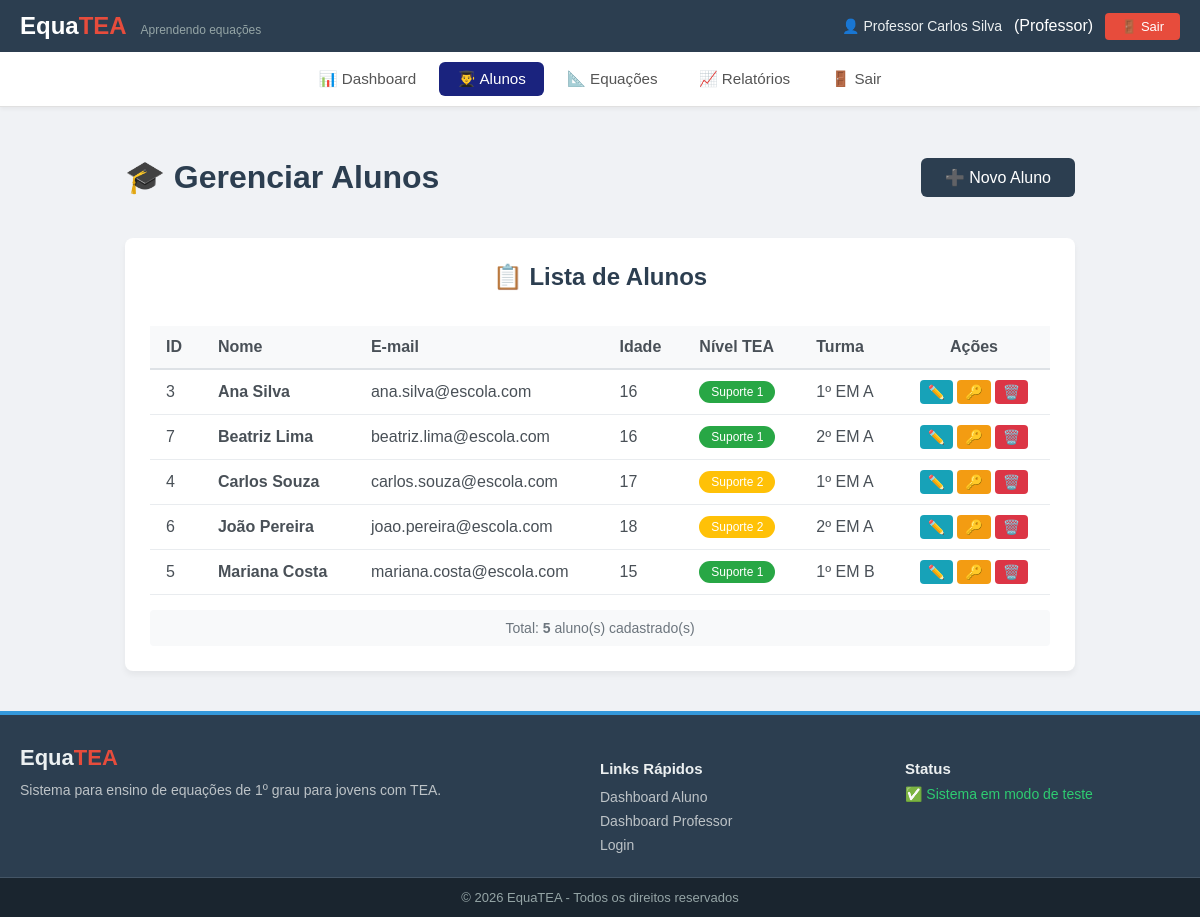
The app's page /index.php?view=gerenciar_alunos (signed in), older data.
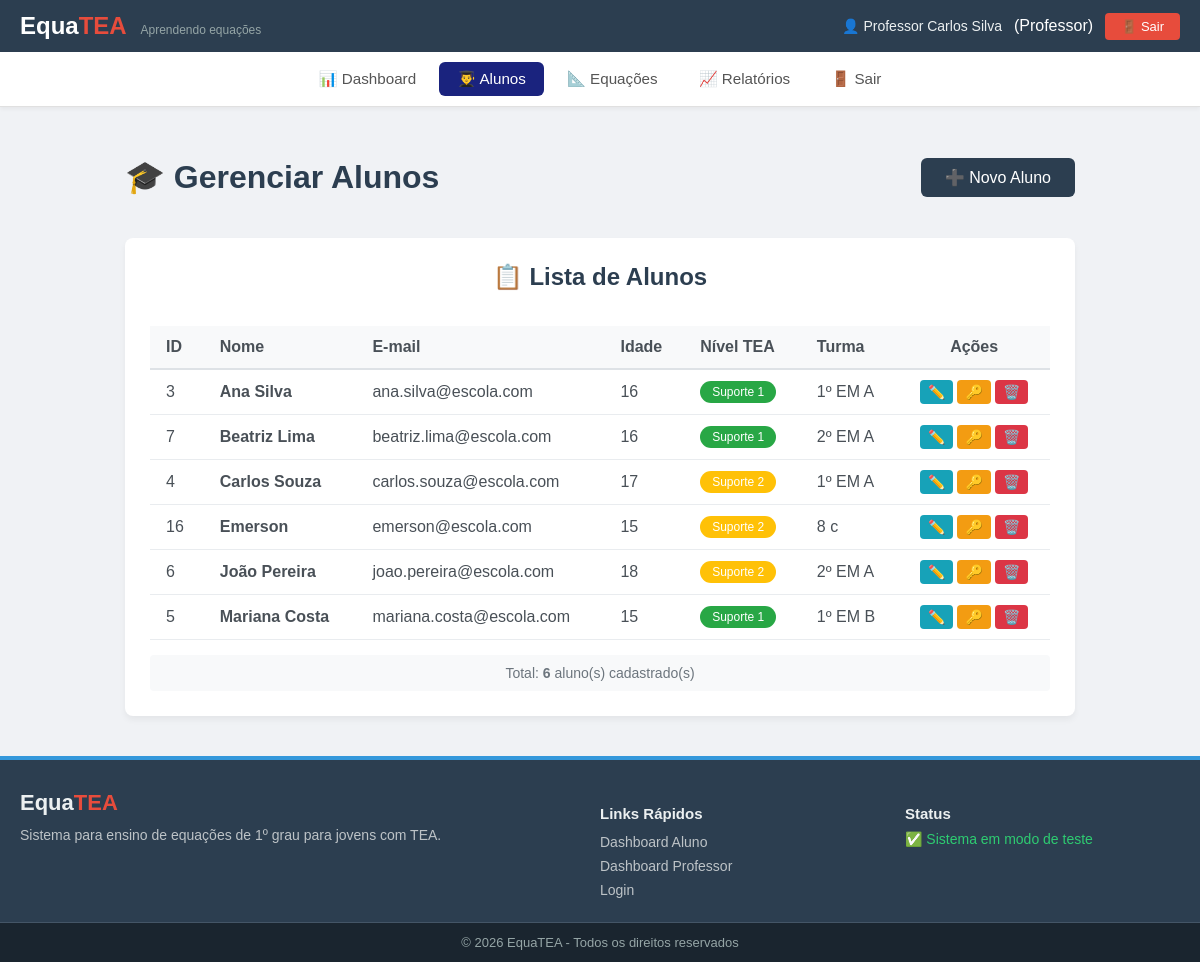
The same page, newer data.
### tables this page shows
CREATE TABLE `usuarios` (
  `id` int(11) NOT NULL,
  `nome` varchar(100) NOT NULL,
  `email` varchar(100) NOT NULL,
  `senha_hash` varchar(255) NOT NULL,
  `tipo_perfil` enum('aluno','professor') NOT NULL DEFAULT 'aluno',
  `data_cadastro` timestamp NOT NULL DEFAULT current_timestamp(),
  `ultimo_acesso` datetime DEFAULT NULL,
  `ativo` tinyint(1) DEFAULT 1
);

### app/config/Database.php (called while the page is built, shortened)
<?php
class Database
{
    private static $instance = null;
    private $conn;
    private $host = 'localhost';
    private $dbname = 'equatea_db';
    private $username = 'root';
    private $password = '';
    private function __construct()
    {
        try {
            $this->conn = new PDO(
                "mysql:host={$this->host};dbname={$this->dbname};charset=utf8mb4",
                $this->username,
                $this->password,
                [
                    PDO::ATTR_ERRMODE => PDO::ERRMODE_EXCEPTION,
                    PDO::ATTR_DEFAULT_FETCH_MODE => PDO::FETCH_ASSOC,
                    PDO::ATTR_EMULATE_PREPARES => false
                ]
            );
        } catch (PDOException $e) {
            die("Erro na conexão com o banco de dados: " . $e->getMessage());
        }
    }
    public static function getInstance()
    {
        if (self::$instance === null) {
            self::$instance = new self();
        }
        return self::$instance;
    }
    public function getConnection()
    {
        return $this->conn;
    }
}

### app/views/professor/gerenciar_alunos.php (the view, shortened to what the changed rows need)
<?php
include_once __DIR__ . '/../partials/header.php';
$dados_alunos = $dados_alunos ?? [];
?>
<div class="container" style="max-width: 950px; margin: 30px auto; padding: 0 15px;">
    <div style="display: flex; justify-content: space-between; align-items: center; flex-wrap: wrap; gap: 10px; margin-bottom: 20px;">
        <h1 style="color: #2c3e50;">🎓 Gerenciar Alunos</h1>
    </div>
    <div class="card" style="background: #fff; border-radius: 8px; padding: 25px; box-shadow: 0 4px 6px rgba(0,0,0,0.05);">
        <h2 style="margin-top: 0; text-align: center; color: #2c3e50;">📋 Lista de Alunos</h2>
        <?php if (empty($dados_alunos)): ?>
            <div style="text-align: center; padding: 40px; color: #6c757d;">
                <p style="font-size: 18px;">Nenhum aluno cadastrado ainda.</p>
                <p>Clique em "Novo Aluno" para cadastrar.</p>
            </div>
        <?php else: ?>
            <div style="overflow-x: auto;">
                <table class="alunos-table" style="width: 100%; border-collapse: collapse; margin-top: 15px;">
                    <thead>
                        <tr style="background: #f8f9fa; border-bottom: 2px solid #dee2e6;">
                            <th style="padding: 12px 16px; text-align: left; font-weight: 600; color: #495057;">ID</th>
                            <th style="padding: 12px 16px; text-align: left; font-weight: 600; color: #495057;">Nome</th>
                            <th style="padding: 12px 16px; text-align: left; font-weight: 600; color: #495057;">E-mail</th>
                            <th style="padding: 12px 16px; text-align: left; font-weight: 600; color: #495057;">Idade</th>
                            <th style="padding: 12px 16px; text-align: left; font-weight: 600; color: #495057;">Nível TEA</th>
                            <th style="padding: 12px 16px; text-align: left; font-weight: 600; color: #495057;">Turma</th>
                            <th style="padding: 12px 16px; text-align: center; font-weight: 600; color: #495057;">Ações</th>
                        </tr>
                    </thead>
                    <tbody>
                        <?php foreach ($dados_alunos as $aluno): ?>
                            <tr style="border-bottom: 1px solid #e9ecef; transition: background-color 0.2s;">
                                <td style="padding: 10px 16px; color: #495057;"><?= htmlspecialchars($aluno['id'] ?? $aluno['aluno_id'] ?? '-') ?></td>
                                <td style="padding: 10px 16px; color: #495057;">
                                    <strong><?= htmlspecialchars($aluno['nome'] ?? '') ?></strong>
                                </td>
                                <td style="padding: 10px 16px; color: #495057;"><?= htmlspecialchars($aluno['email'] ?? '') ?></td>
                                <td style="padding: 10px 16px; color: #495057;"><?= htmlspecialchars($aluno['idade'] ?? '-') ?></td>
                                <td style="padding: 10px 16px;">
                                    <?php
                                    $nivel = $aluno['nivel_tea'] ?? 'suporte1';
                                    $nivelColors = [
                                        'suporte1' => '#28a745',
                                        'suporte2' => '#ffc107',
                                        'suporte3' => '#dc3545'
                                    ];
                                    $color = $nivelColors[$nivel] ?? '#6c757d';
                                    $nivelLabels = [
                                        'suporte1' => 'Suporte 1',
                                        'suporte2' => 'Suporte 2',
                                        'suporte3' => 'Suporte 3'
                                    ];
                                    ?>
                                    <span style="display: inline-block; padding: 4px 12px; border-radius: 12px; background-color: <?= $color ?>; color: white; font-size: 12px; font-weight: 500;">
                                        <?= htmlspecialchars($nivelLabels[$nivel] ?? $nivel) ?>
                                    </span>
                                </td>
                                <td style="padding: 10px 16px; color: #495057;"><?= htmlspecialchars($aluno['turma'] ?? 'N/A') ?></td>
                                <td style="padding: 10px 16px; text-align: center;">
                                    <div style="display: flex; gap: 4px; justify-content: center; flex-wrap: wrap;">
                                        <a href="index.php?view=editar_aluno&id=<?= $aluno['id'] ?? $aluno['aluno_id'] ?? '' ?>"
                                           style="display: inline-block; padding: 4px 8px; text-decoration: none; background-color: #17a2b8; color: white; border-radius: 4px; font-size: 14px;"
                                           title="Editar">
                                            ✏️
                                        </a>
                                        <a href="index.php?view=gerenciar_alunos&action=resetar_senha&id=<?= $aluno['id'] ?? $aluno['aluno_id'] ?? '' ?>"
                                           onclick="return confirm('Deseja resetar a senha deste aluno? A nova senha será 123456.');"
                                           style="display: inline-block; padding: 4px 8px; text-decoration: none; background-color: #f39c12; color: white; border-radius: 4px; font-size: 14px;"
                                           title="Resetar Senha">
                                            🔑
                                        </a>
                                        <a href="index.php?view=gerenciar_alunos&action=deletar&id=<?= $aluno['id'] ?? $aluno['aluno_id'] ?? '' ?>"
                                           onclick="return confirm('Deseja realmente excluir este aluno? Esta ação não pode ser desfeita.');"
                                           style="display: inline-block; padding: 4px 8px; text-decoration: none; background-color: #dc3545; color: white; border-radius: 4px; font-size: 14px;"
                                           title="Excluir">
                                            🗑️
                                        </a>
                                    </div>
                                </td>
                            </tr>
                        <?php endforeach; ?>
                    </tbody>
                </table>
            </div>
            <div style="margin-top: 15px; padding: 10px; background: #f8f9fa; border-radius: 4px; text-align: center; color: #6c757d; font-size: 14px;">
                Total: <strong><?= count($dados_alunos) ?></strong> aluno(s) cadastrado(s)
            </div>
        <?php endif; ?>
    </div>
</div>
<?php include_once __DIR__ . '/../partials/footer.php'; ?>

Row changes from the older to the newer data that the page shows:
added usuarios: id "16", nome "Emerson", email "emerson@escola.com", idade "15", nivel "Suporte 2", turma "8 c"
Text that changed along with them:
count($dados_alunos): "5" → "6"
